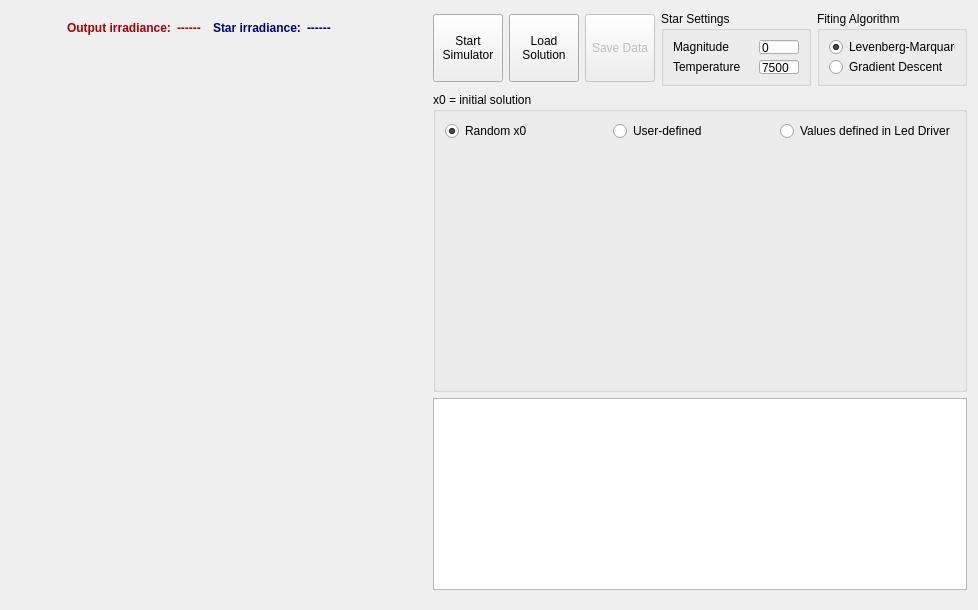
      <widget class="QWidget" name="starSimulatorTab">
       <attribute name="title">
        <string>Star Simulator</string>
       </attribute>
       <layout class="QGridLayout" name="gridLayout_13">
        <item row="0" column="0">
         <layout class="QGridLayout" name="gridLayout_43">
          <item row="0" column="1">
           <widget class="QLabel" name="label_9">
            <property name="text">
             <string>&lt;html&gt;&lt;head/&gt;&lt;body&gt;&lt;p&gt;&lt;span style=&quot; font-weight:600; color:#aa0000;&quot;&gt;Output irradiance:&lt;/span&gt;&lt;/p&gt;&lt;/body&gt;&lt;/html&gt;</string>
            </property>
           </widget>
          </item>
          <item row="0" column="4">
           <widget class="QLabel" name="label_13">
            <property name="text">
             <string>&lt;html&gt;&lt;head/&gt;&lt;body&gt;&lt;p&gt;&lt;span style=&quot; font-weight:600; color:#00007f;&quot;&gt;Star irradiance:&lt;/span&gt;&lt;/p&gt;&lt;/body&gt;&lt;/html&gt;</string>
            </property>
           </widget>
          </item>
          <item row="0" column="2">
           <widget class="QLabel" name="outputIrradianceLabel">
            <property name="text">
             <string>&lt;html&gt;&lt;head/&gt;&lt;body&gt;&lt;p&gt;&lt;span style=&quot; font-weight:600; color:#aa0000;&quot;&gt;------&lt;/span&gt;&lt;/p&gt;&lt;/body&gt;&lt;/html&gt;</string>
            </property>
           </widget>
          </item>
          <item row="0" column="5">
           <widget class="QLabel" name="starIrradianceLabel">
            <property name="text">
             <string>&lt;html&gt;&lt;head/&gt;&lt;body&gt;&lt;p&gt;&lt;span style=&quot; font-weight:600; color:#00007f;&quot;&gt;------&lt;/span&gt;&lt;/p&gt;&lt;/body&gt;&lt;/html&gt;</string>
            </property>
           </widget>
          </item>
          <item row="0" column="0">
           <spacer name="horizontalSpacer_5">
            <property name="orientation">
             <enum>Qt::Horizontal</enum>
            </property>
            <property name="sizeHint" stdset="0">
             <size>
              <width>60</width>
              <height>20</height>
             </size>
            </property>
           </spacer>
          </item>
          <item row="0" column="3">
           <spacer name="horizontalSpacer_6">
            <property name="orientation">
             <enum>Qt::Horizontal</enum>
            </property>
            <property name="sizeHint" stdset="0">
             <size>
              <width>10</width>
              <height>20</height>
             </size>
            </property>
           </spacer>
          </item>
          <item row="0" column="6">
           <spacer name="horizontalSpacer_7">
            <property name="orientation">
             <enum>Qt::Horizontal</enum>
            </property>
            <property name="sizeHint" stdset="0">
             <size>
              <width>60</width>
              <height>20</height>
             </size>
            </property>
           </spacer>
          </item>
         </layout>
        </item>
        <item row="0" column="1" rowspan="2">
         <spacer name="horizontalSpacer_4">
          <property name="orientation">
           <enum>Qt::Horizontal</enum>
          </property>
          <property name="sizeHint" stdset="0">
           <size>
            <width>40</width>
            <height>20</height>
           </size>
          </property>
         </spacer>
        </item>
        <item row="0" column="2" rowspan="2">
         <widget class="QToolButton" name="btnStartStopStarSimulator">
          <property name="minimumSize">
           <size>
            <width>70</width>
            <height>68</height>
           </size>
          </property>
          <property name="text">
           <string>Start
Simulator</string>
          </property>
          <property name="icon">
           <iconset resource="Pics.qrc">
            <normaloff>:/pics/start.png</normaloff>:/pics/start.png</iconset>
          </property>
          <property name="iconSize">
           <size>
            <width>32</width>
            <height>32</height>
           </size>
          </property>
          <property name="toolButtonStyle">
           <enum>Qt::ToolButtonTextUnderIcon</enum>
          </property>
         </widget>
        </item>
        <item row="0" column="3" rowspan="2">
         <widget class="QToolButton" name="btnLoadInitialSolution">
          <property name="enabled">
           <bool>true</bool>
          </property>
          <property name="minimumSize">
           <size>
            <width>70</width>
            <height>68</height>
           </size>
          </property>
          <property name="text">
           <string>Load
Solution</string>
          </property>
          <property name="icon">
           <iconset resource="Pics.qrc">
            <normaloff>:/pics/database_up.png</normaloff>:/pics/database_up.png</iconset>
          </property>
          <property name="iconSize">
           <size>
            <width>32</width>
            <height>32</height>
           </size>
          </property>
          <property name="toolButtonStyle">
           <enum>Qt::ToolButtonTextUnderIcon</enum>
          </property>
         </widget>
        </item>
        <item row="0" column="4" rowspan="2">
         <widget class="QToolButton" name="btnSaveStarSimulatorData">
          <property name="enabled">
           <bool>false</bool>
          </property>
          <property name="minimumSize">
           <size>
            <width>70</width>
            <height>68</height>
           </size>
          </property>
          <property name="text">
           <string>Save Data</string>
          </property>
          <property name="icon">
           <iconset resource="Pics.qrc">
            <normaloff>:/pics/save.png</normaloff>:/pics/save.png</iconset>
          </property>
          <property name="iconSize">
           <size>
            <width>32</width>
            <height>32</height>
           </size>
          </property>
          <property name="toolButtonStyle">
           <enum>Qt::ToolButtonTextUnderIcon</enum>
          </property>
         </widget>
        </item>
        <item row="0" column="5" rowspan="2">
         <widget class="QGroupBox" name="starSettingsGroupBox">
          <property name="minimumSize">
           <size>
            <width>130</width>
            <height>0</height>
           </size>
          </property>
          <property name="maximumSize">
           <size>
            <width>150</width>
            <height>75</height>
           </size>
          </property>
          <property name="title">
           <string>Star Settings</string>
          </property>
          <layout class="QGridLayout" name="gridLayout_45">
           <item row="0" column="0">
            <widget class="QLabel" name="label_17">
             <property name="text">
              <string>Magnitude</string>
             </property>
            </widget>
           </item>
           <item row="0" column="1">
            <widget class="QLineEdit" name="starMagnitude">
             <property name="minimumSize">
              <size>
               <width>40</width>
               <height>0</height>
              </size>
             </property>
             <property name="maximumSize">
              <size>
               <width>40</width>
               <height>16777215</height>
              </size>
             </property>
             <property name="inputMethodHints">
              <set>Qt::ImhNone</set>
             </property>
             <property name="text">
              <string>0</string>
             </property>
            </widget>
           </item>
           <item row="1" column="0">
            <widget class="QLabel" name="label_18">
             <property name="text">
              <string>Temperature</string>
             </property>
            </widget>
           </item>
           <item row="1" column="1">
            <widget class="QLineEdit" name="starTemperature">
             <property name="minimumSize">
              <size>
               <width>40</width>
               <height>0</height>
              </size>
             </property>
             <property name="maximumSize">
              <size>
               <width>40</width>
               <height>16777215</height>
              </size>
             </property>
             <property name="text">
              <string>7500</string>
             </property>
            </widget>
           </item>
          </layout>
         </widget>
        </item>
        <item row="0" column="6" rowspan="2">
         <widget class="QGroupBox" name="fitingAlgorithm">
          <property name="minimumSize">
           <size>
            <width>150</width>
            <height>0</height>
           </size>
          </property>
          <property name="maximumSize">
           <size>
            <width>150</width>
            <height>75</height>
           </size>
          </property>
          <property name="title">
           <string>Fiting Algorithm</string>
          </property>
          <layout class="QGridLayout" name="gridLayout_44">
           <item row="0" column="0">
            <widget class="QRadioButton" name="levenbergMarquardt">
             <property name="text">
              <string>Levenberg-Marquardt</string>
             </property>
             <property name="checked">
              <bool>true</bool>
             </property>
            </widget>
           </item>
           <item row="1" column="0">
            <widget class="QRadioButton" name="gradientDescent">
             <property name="enabled">
              <bool>true</bool>
             </property>
             <property name="text">
              <string>Gradient Descent</string>
             </property>
            </widget>
           </item>
          </layout>
         </widget>
        </item>
        <item row="1" column="0" rowspan="3">
         <widget class="QWidget" name="plotStarSimulator" native="true">
          <property name="sizePolicy">
           <sizepolicy hsizetype="Expanding" vsizetype="Expanding">
            <horstretch>1</horstretch>
            <verstretch>1</verstretch>
           </sizepolicy>
          </property>
          <property name="minimumSize">
           <size>
            <width>370</width>
            <height>300</height>
           </size>
          </property>
         </widget>
        </item>
        <item row="2" column="2" colspan="5">
         <widget class="QGroupBox" name="x0GroupBox">
          <property name="sizePolicy">
           <sizepolicy hsizetype="Expanding" vsizetype="Expanding">
            <horstretch>1</horstretch>
            <verstretch>1</verstretch>
           </sizepolicy>
          </property>
          <property name="minimumSize">
           <size>
            <width>490</width>
            <height>300</height>
           </size>
          </property>
          <property name="maximumSize">
           <size>
            <width>600</width>
            <height>400</height>
           </size>
          </property>
          <property name="title">
           <string>x0 = initial solution</string>
          </property>
          <layout class="QGridLayout" name="gridLayout_41">
           <item row="0" column="0">
            <widget class="QRadioButton" name="x0Random">
             <property name="text">
              <string>Random x0</string>
             </property>
             <property name="checked">
              <bool>true</bool>
             </property>
            </widget>
           </item>
           <item row="0" column="1">
            <widget class="QRadioButton" name="x0UserDefined">
             <property name="text">
              <string>User-defined</string>
             </property>
            </widget>
           </item>
           <item row="0" column="2">
            <widget class="QRadioButton" name="x0DefinedInLedDriver">
             <property name="enabled">
              <bool>true</bool>
             </property>
             <property name="text">
              <string>Values defined in Led Driver</string>
             </property>
            </widget>
           </item>
           <item row="1" column="0" colspan="3">
            <widget class="QWidget" name="starSimulatorWidget" native="true">
             <property name="minimumSize">
              <size>
               <width>495</width>
               <height>0</height>
              </size>
             </property>
            </widget>
           </item>
          </layout>
         </widget>
        </item>
        <item row="3" column="2" colspan="5">
         <widget class="QPlainTextEdit" name="starSimulatorLog">
          <property name="sizePolicy">
           <sizepolicy hsizetype="Expanding" vsizetype="Expanding">
            <horstretch>1</horstretch>
            <verstretch>10</verstretch>
           </sizepolicy>
          </property>
          <property name="minimumSize">
           <size>
            <width>490</width>
            <height>100</height>
           </size>
          </property>
          <property name="maximumSize">
           <size>
            <width>600</width>
            <height>900</height>
           </size>
          </property>
         </widget>
        </item>
        <item row="4" column="5">
         <spacer name="verticalSpacer_4">
          <property name="orientation">
           <enum>Qt::Vertical</enum>
          </property>
          <property name="sizeHint" stdset="0">
           <size>
            <width>17</width>
            <height>9</height>
           </size>
          </property>
         </spacer>
        </item>
       </layout>
      </widget>
